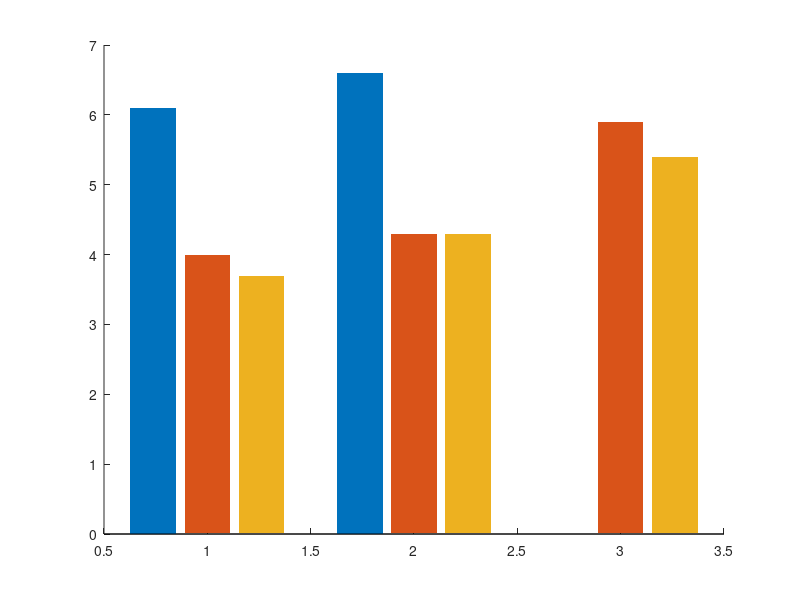

This chart was generated by the following MATLAB code: (Note: this script raises an error after producing the figure.)
% =========================================================================
% Figure 5c: Behavioral Thresholds across Directions
% Layout: Grouped bar chart with custom nested significance brackets 
%         and an open-table style X-axis.
% =========================================================================

% Load threshold data and standard errors
% Note: The -90° 'Pre' condition should contain 0 in the dataset to 
% automatically leave a blank space in the grouped bar chart.
load('Fig_5c.mat');

% --- 1. Parameter Setup & Color Definition ---
c_pre   = [127, 127, 127] / 255; % Gray (Pre)
c_post1 = [91, 155, 213] / 255;  % Blue (Post1)
c_post2 = [237, 125, 49] / 255;  % Orange (Post2)

% Initialize widened figure window to accommodate the external legend
figure('Name', 'Figure 5c', 'Position', [100, 100, 800, 500], 'Color', 'w');
hold on;

% --- 2. Plot Grouped Bar Chart and Error Bars ---
b = bar(Threshold, 'grouped', 'BarWidth', 0.85, 'EdgeColor', 'none');
b(1).FaceColor = c_pre;
b(2).FaceColor = c_post1;
b(3).FaceColor = c_post2;

% Plot error bars
for i = 1:3
    x_pos = b(i).XEndPoints;
    errorbar(x_pos, Threshold(:,i), SE(:,i), 'Color', [0.3 0.3 0.3], ...
        'LineStyle', 'none', 'LineWidth', 1.5, 'CapSize', 6);
end

% --- 3. Axes Formatting & Aesthetics ---
xlim([0.4 3.6]);
ylim([0 8.5]);
yticks(0:2:8); 

ylabel('Threshold (°)', 'FontSize', 22, 'FontName', 'Arial');

% --- 4. Open-Table Style X-Axis Labels ---
% Hide default X-axis ticks and labels
set(gca, 'XTick', [], 'XTickLabel', []);

% Manually write sub-labels (Pre, Post1, Post2) under each bar
y_text_pos1 = -0.4;
labels = {'Pre', 'Post1', 'Post2'};
for group = 1:3
    for cond = 1:3
        text(b(cond).XEndPoints(group), y_text_pos1, labels{cond}, ...
            'FontSize', 14, 'FontName', 'Arial', 'HorizontalAlignment', 'center');
    end
end

% Manually write primary group labels (0°, 90°, -90°)
y_text_pos2 = -1.2;
text(1, y_text_pos2, '0°', 'FontSize', 20, 'FontName', 'Arial', 'HorizontalAlignment', 'center');
text(2, y_text_pos2, '90°', 'FontSize', 20, 'FontName', 'Arial', 'HorizontalAlignment', 'center');
text(3, y_text_pos2, '-90°', 'FontSize', 20, 'FontName', 'Arial', 'HorizontalAlignment', 'center');

% Draw vertical separator lines between groups (Leaving bottom open)
plot([1.5 1.5], [0, -1.6], 'k-', 'LineWidth', 1.5, 'Clipping', 'off');
plot([2.5 2.5], [0, -1.6], 'k-', 'LineWidth', 1.5, 'Clipping', 'off');

% --- 5. Global Polish & External Legend ---
box off;
set(gca, 'LineWidth', 2, 'TickDir', 'out', 'TickLength', [0.015 0.015], 'FontSize', 18, 'FontName', 'Arial');

% Add legend outside the plot area
lgd = legend({'Pre', 'Post1', 'Post2'}, 'Location', 'northeastoutside', 'Box', 'off');
lgd.FontSize = 16;
lgd.ItemTokenSize = [20, 18]; 

hold off;
